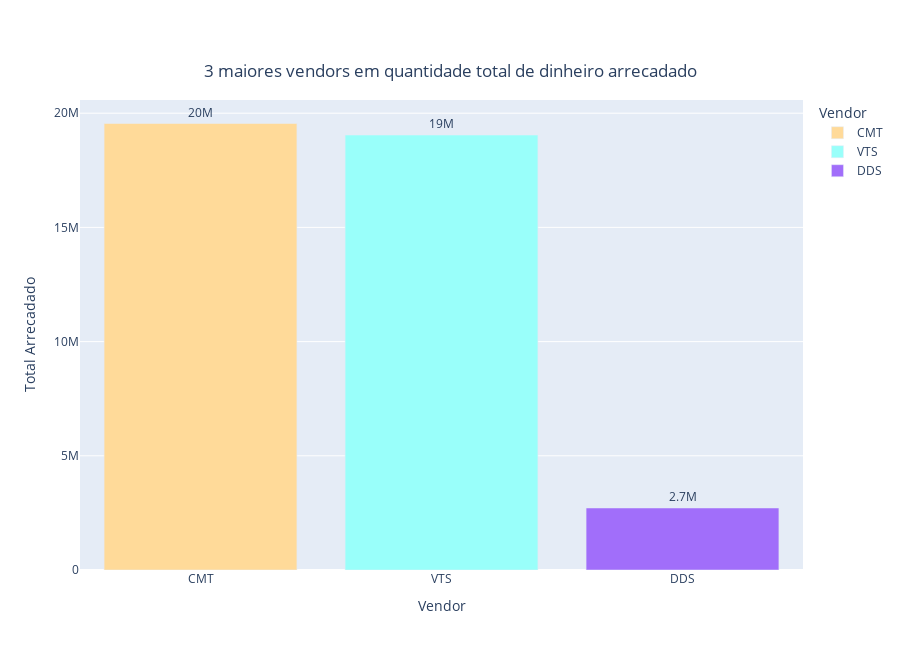

The notebook cell this image was saved under:
### Code cell
#criando barplot
fig = px.bar(
    top3_vendor, 
    x='vendor_id', 
    y='total_amount', 
    title="3 maiores vendors em quantidade total de dinheiro arrecadado",
    text='total_amount',
    color=['CMT', 'VTS', 'DDS'],
    color_discrete_map = {'CMT': '#ffda99', 'VTS': '#99fffa', 'DDS': '#a16efa'}
)

#definindo as labels para os eixos x e y
fig.update_layout(
    xaxis_title="Vendor",
    yaxis_title="Total Arrecadado",
    legend_title="Vendor",
    title={
        'y':0.9,
        'x':0.5,
        'xanchor': 'center',
        'yanchor': 'top'
    },
    height=650
)

#cria os texto fora das barras
fig.update_traces(
    texttemplate='%{text:.2s}', 
    textposition='outside',
    hovertemplate='Total Arrecadado: %{y:.4s} <br> Vendor: %{x}',
)
fig.show()
#fig.write_image("graficos/top3_vendor.jpeg")

### Figure 1 — Plotly figure (JSON) as saved in the notebook; plotly's stock layout.template omitted (floating-point values rounded to 4 significant figures)
{"data": [{"alignmentgroup": "True", "hovertemplate": "Total Arrecadado: %{y:.4s} <br> Vendor: %{x}", "legendgroup": "CMT", "marker": {"color": "#ffda99"}, "name": "CMT", "offsetgroup": "CMT", "orientation": "v", "showlegend": true, "text": [19549084], "textposition": "outside", "texttemplate": "%{text:.2s}", "type": "bar", "x": ["CMT"], "xaxis": "x", "y": [19549084], "yaxis": "y"}, {"alignmentgroup": "True", "hovertemplate": "Total Arrecadado: %{y:.4s} <br> Vendor: %{x}", "legendgroup": "VTS", "marker": {"color": "#99fffa"}, "name": "VTS", "offsetgroup": "VTS", "orientation": "v", "showlegend": true, "text": [19043434], "textposition": "outside", "texttemplate": "%{text:.2s}", "type": "bar", "x": ["VTS"], "xaxis": "x", "y": [19043434], "yaxis": "y"}, {"alignmentgroup": "True", "hovertemplate": "Total Arrecadado: %{y:.4s} <br> Vendor: %{x}", "legendgroup": "DDS", "marker": {"color": "#a16efa"}, "name": "DDS", "offsetgroup": "DDS", "orientation": "v", "showlegend": true, "text": [2714902], "textposition": "outside", "texttemplate": "%{text:.2s}", "type": "bar", "x": ["DDS"], "xaxis": "x", "y": [2714902], "yaxis": "y"}], "layout": {"barmode": "relative", "height": 650, "legend": {"title": {"text": "Vendor"}, "tracegroupgap": 0}, "title": {"text": "3 maiores vendors em quantidade total de dinheiro arrecadado", "x": 0.5, "xanchor": "center", "y": 0.9, "yanchor": "top"}, "xaxis": {"anchor": "y", "domain": [0, 1], "title": {"text": "Vendor"}}, "yaxis": {"anchor": "x", "domain": [0, 1], "title": {"text": "Total Arrecadado"}}}}
